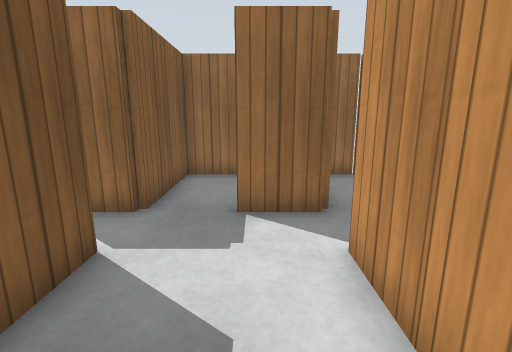
view 1 (above)

24 first-person views from a walk through a world built for the Gazebo simulator. The camera is 1 m above the floor, tilts 12° down and sees 85° across. The floor is counted in squares, 0.5 m on a side. Each view is taken from the middle of a square. On the plan, view 1 faces up. The plan holds only what a view shows up to about 17 squares ahead; the rest is blank. Gazebo's built-in surfaces are drawn with simple patterns.

view 2
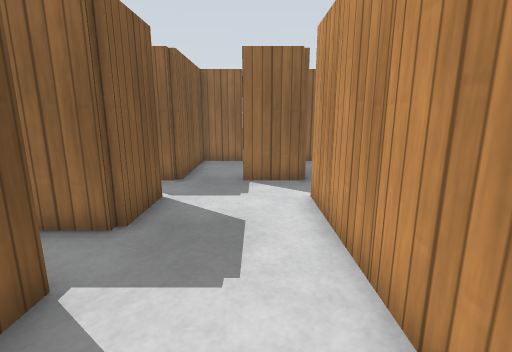

view 3
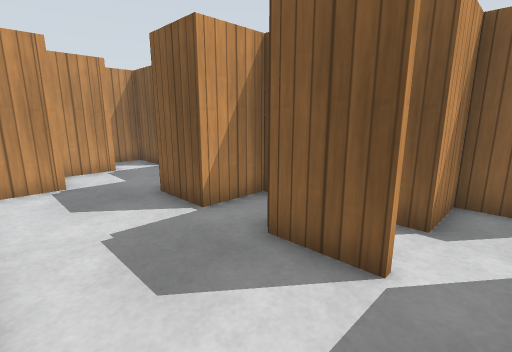

view 4
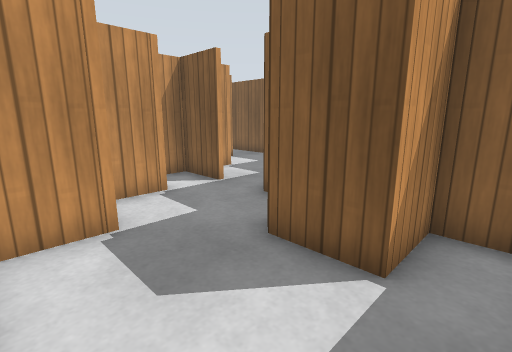

view 5
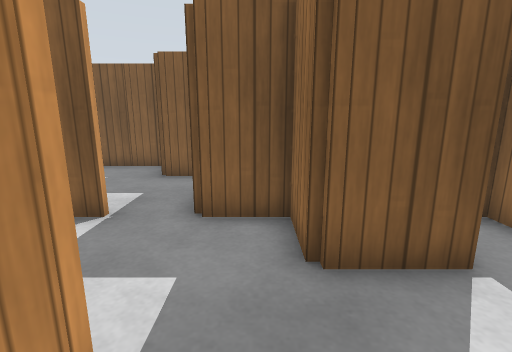

view 6
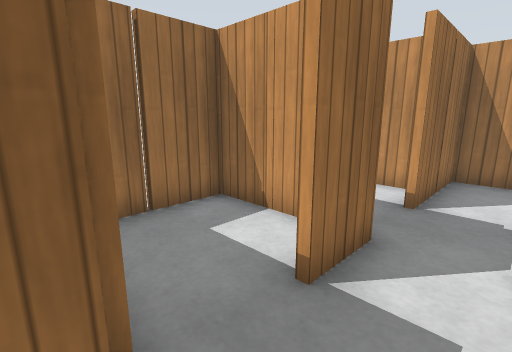

view 7
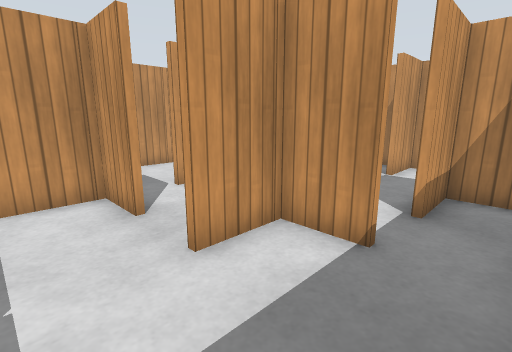

view 8
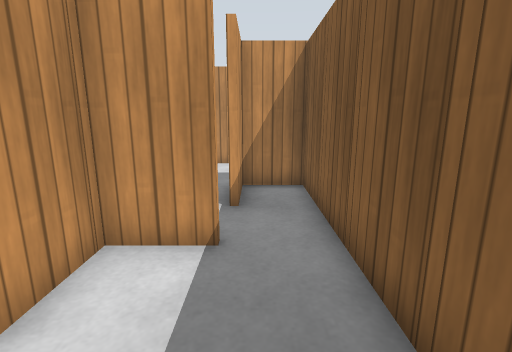

view 9
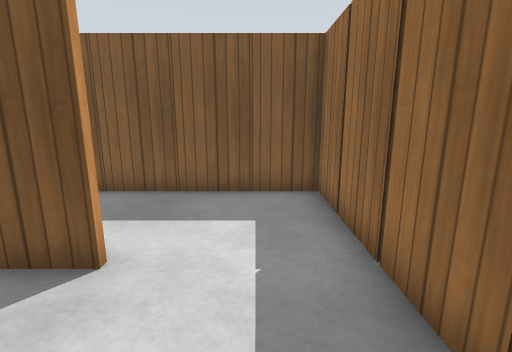

view 10
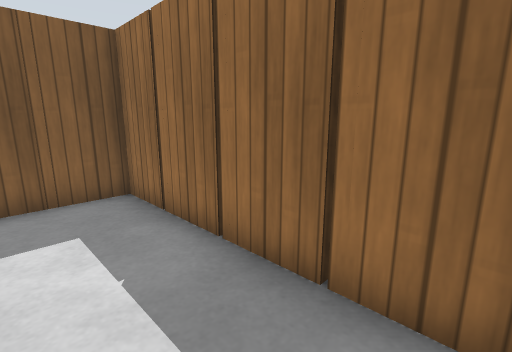

view 11
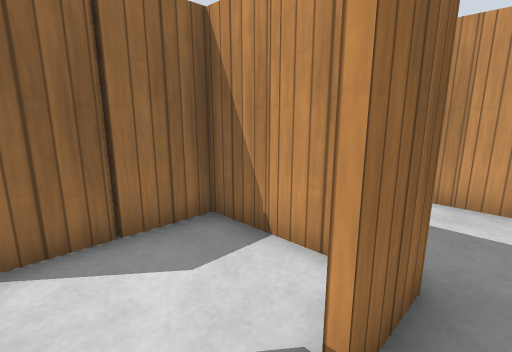

view 12
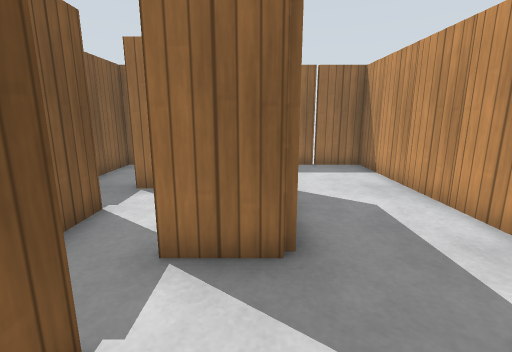

view 13
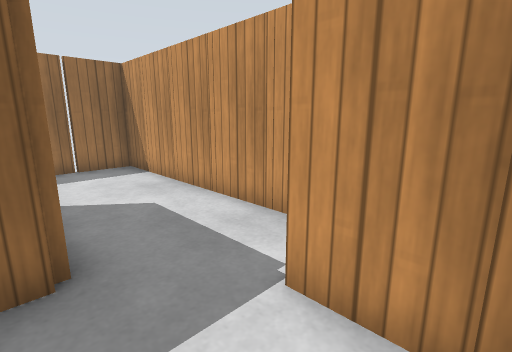

view 14
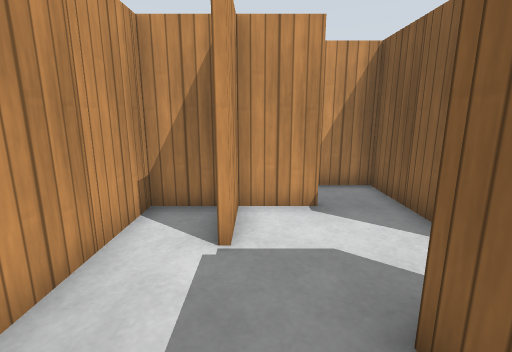

view 15
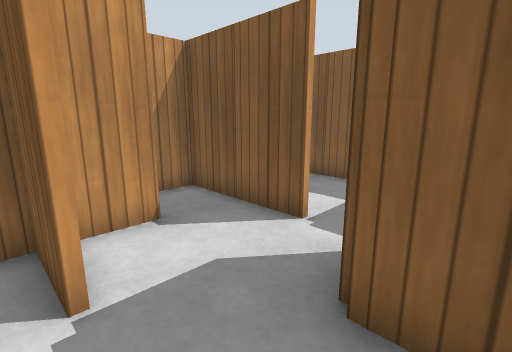

view 16
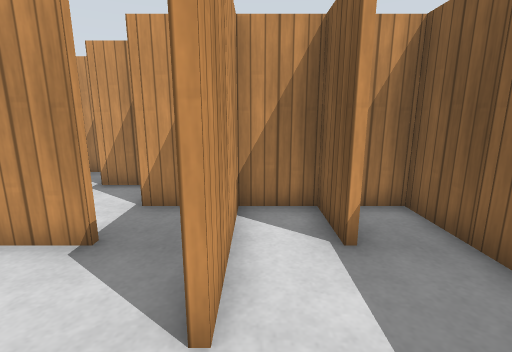

view 17
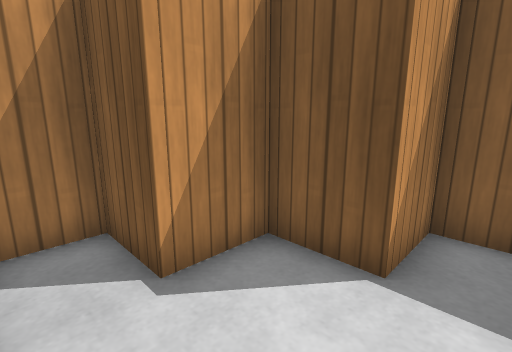

view 18
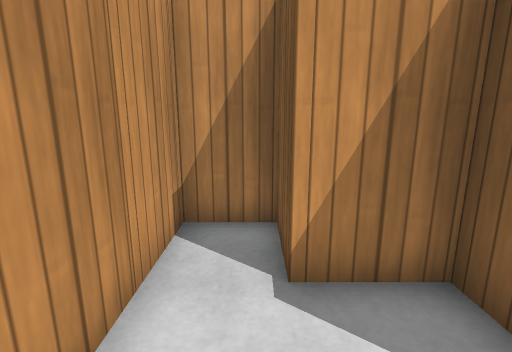

view 19
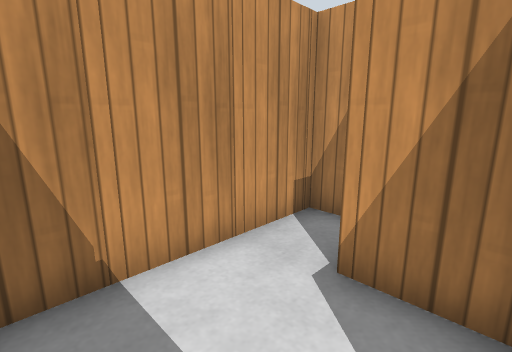

view 20
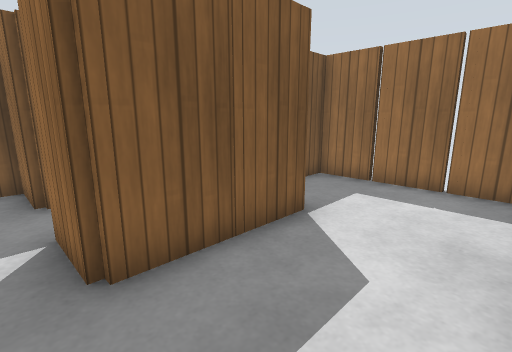

view 21
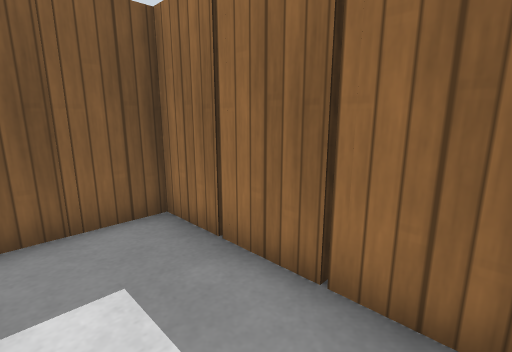

view 22
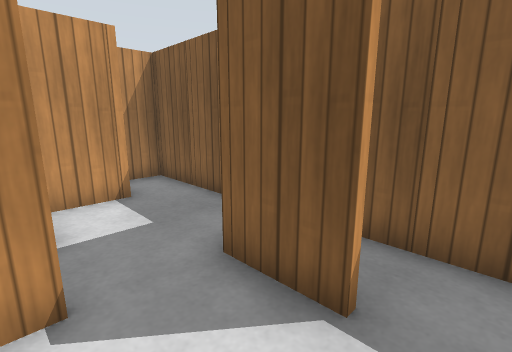

view 23
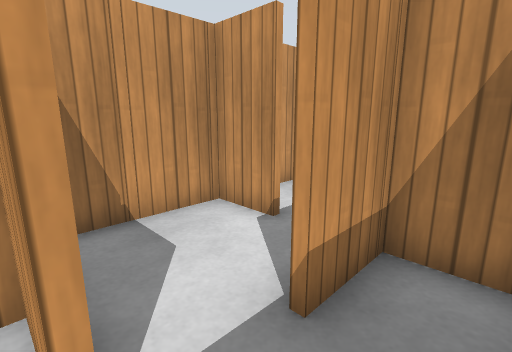

view 24
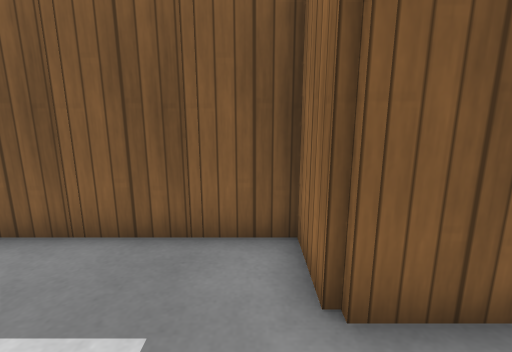

### Floor plan
Points are (right, up) in squares from view 1. A wall is a line through its corners. A room is listed if a view was taken in it or the views show most of it. See-through windows are left out.
Room 1 (views 1, 2, 3, 4, 5, 6, 7, 8, 9, 10, 11, 12, 13, 14, 15, 16, 17, 18, 19, 20, 21, 22, 23, 24)
walls: (1.4, -1.6) (1.4, -0.5); (1.6, -1.1) (1.6, -3.5); (1.4, 0.4) (1.4, 4); (-0.6, -4.1) (0.6, -4.1); (-3.5, -0.1) (-2.4, -0.1) (-2.4, -2); (-3.4, -2.3) (-4.4, -2.3) (-4.4, -3.5); (3.6, -2) (3.6, -3.5); (2.6, 1.7) (1.6, 1.7) (1.6, 1.2); (-3.4, 1.7) (-4.4, 1.7) (-4.4, 0.5); (-4.6, 0.5) (-4.6, 3); (-4.6, -3.1) (-4.6, -2.4); (5.4, -1.5) (5.4, 0); (-2.4, 4) (-2.4, 2); (5.6, 0) (5.6, -3.5); (-2.6, -6.1) (-1.4, -6.1); (5.4, -3.5) (5.4, -2.4); (3.6, 4) (3.6, 2.5); (-6.5, -0.1) (-5.5, -0.1); (-4.4, -6) (-4.4, -7.5); (1.5, 5.7) (-0.5, 5.7); (-6.6, -3.5) (-6.6, -2); (6.5, -4.1) (7.6, -4.1) (7.6, -5.5); (-5.5, 3.9) (-4.4, 3.9) (-4.4, 3.2); (7.5, -2.1) (8.6, -2.1); (7.5, 1.7) (5.5, 1.7); (4.5, 5.7) (3.5, 5.7); (-4.5, 5.9) (-2.6, 5.9) (-2.6, 7.6); (7.4, 2.9) (7.4, 3.5); (-6.6, 4.5) (-6.6, 6); (-8.6, 0.5) (-8.6, 2); (-8.4, 2) (-8.4, 0); (-8.6, -4.1) (-7.4, -4.1); (5.4, 6.4) (5.4, 7.2); (7.4, 4.4) (7.4, 5.7) (6.4, 5.7); (9.4, -1.6) (9.4, 0); (-9.4, -0.3) (-10.4, -0.3) (-10.4, -6.1) (-9.4, -6.1); (-6.4, 6) (-6.4, 4.5); (1.4, 8.4) (1.4, 9.8); (9.6, 0) (9.6, -1.5); (-6.6, -8.1) (-6.1, -8.1); (-8.5, 3.9) (-7.5, 3.9); (8.4, -6.1) (9.6, -6.1); (7.6, 6) (7.6, 2); (1.6, 9.8) (1.6, 7.2); (-2.9, 9.7) (-10.4, 9.7) (-10.4, -0.1) (-9.4, -0.1); (3.5, 9.7) (-2.4, 9.7) (-2.4, 6); (11.4, -1.5) (11.4, -0.4); (11.4, 0.5) (11.4, 1.6); (11.4, -3.5) (11.4, -2.9); (11.4, 2.4) (11.4, 3.5); (-10.4, -6.9) (-10.4, -12.5); (11.4, -5.5) (11.4, -4.4); (11.4, 4.4) (11.4, 5.5); (11.4, 6.4) (11.4, 7.5); (11.4, 8.4) (11.4, 9.7) (5.6, 9.7) (5.6, 7)
ways out: opening at (11.5, -6.5)
objects: other object (-11, -12); wooden post (-11, -10); wooden post (-11, -8); wooden post (-11, -4); wooden post (-11, -2); wooden post (-11, 2); wooden post (-11, 4); wooden post (-11, 6); wooden post (-11, 8); wooden post (-9, -6); wooden post (-9, 0); wooden post (-8, 10); wooden post (-7, -4); wooden post (-7, 4); wooden post (-6, 4); wooden post (-6, 10); wooden post (-5, -8); wooden post (-5, -4); wooden post (-5, 0); wooden post (-5, 2); wooden post (-4, -8); wooden post (-4, 0); wooden post (-4, 10); wooden post (-3, -2); wooden post (-3, 2); wooden post (-3, 6); wooden post (-2, 8); wooden post (0, 10); wooden post (1, -4); wooden post (1, 2); wooden post (1, 6); wooden post (2, -4); wooden post (2, -2); wooden post (2, 0); wooden post (2, 8); wooden post (3, -4); wooden post (3, 2); wooden post (4, -4); wooden post (4, 10); wooden post (5, -4); wooden post (5, 6); wooden post (6, -4); wooden post (6, -2); wooden post (6, 6); wooden post (6, 8); wooden post (7, 2); wooden post (8, 4); wooden post (8, 10); wooden post (9, -2); wooden post (10, -2); wooden post (10, 10); wooden post (11, -2) to (12, -2); wooden post (12, -4); wooden post (12, 0); wooden post (12, 2); wooden post (12, 4); wooden post (12, 6); wooden post (12, 8)

Where each view was taken, in squares from view 1:
view 1: 0 up, 0 right, facing up
view 2: 3 down, 0 right, facing up
view 3: 5 up, 1 right, facing down-left
view 4: 1 up, 1 right, facing down-left
view 5: 3 down, 1 right, facing left
view 6: 4 up, 3 left, facing up-right
view 7: 8 up, 10 left, facing down-right
view 8: 8 up, 9 left, facing down
view 9: 8 up, 3 left, facing left
view 10: 7 up, 3 left, facing up-left
view 11: 1 up, 4 right, facing up-right
view 12: 2 down, 7 right, facing up
view 13: 2 down, 7 right, facing up-right
view 14: 4 up, 9 right, facing down
view 15: 3 up, 10 right, facing down-left
view 16: 2 up, 5 right, facing down
view 17: 3 down, 11 right, facing down-left
view 18: 3 down, 10 right, facing down
view 19: 3 down, 8 right, facing down-right
view 20: 1 up, 11 right, facing up-left
view 21: 7 up, 11 right, facing up-left
view 22: 3 up, 6 left, facing down-left
view 23: 4 up, 10 left, facing down-right
view 24: 1 down, 6 left, facing left
